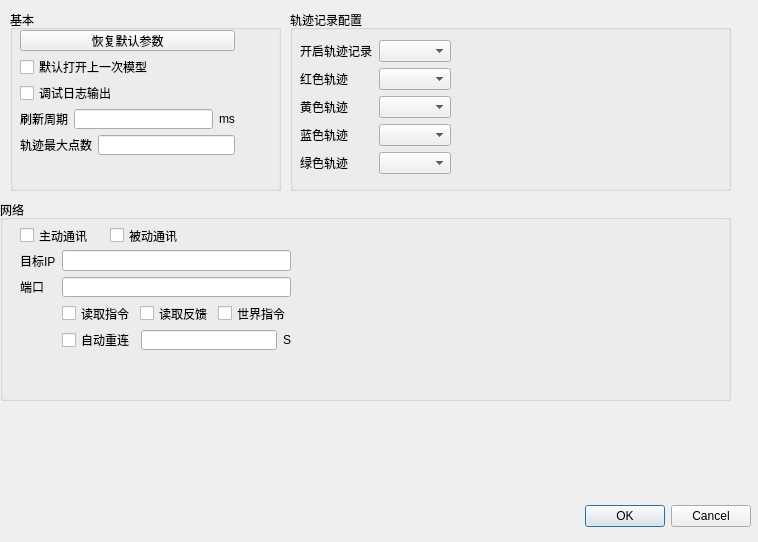
<?xml version="1.0" encoding="UTF-8"?>
<ui version="4.0">
 <class>GlobalConfigDialog</class>
 <widget class="QDialog" name="GlobalConfigDialog">
  <property name="geometry">
   <rect>
    <x>0</x>
    <y>0</y>
    <width>758</width>
    <height>542</height>
   </rect>
  </property>
  <property name="windowTitle">
   <string>Dialog</string>
  </property>
  <widget class="QDialogButtonBox" name="buttonBox">
   <property name="geometry">
    <rect>
     <x>410</x>
     <y>500</y>
     <width>341</width>
     <height>32</height>
    </rect>
   </property>
   <property name="orientation">
    <enum>Qt::Horizontal</enum>
   </property>
   <property name="standardButtons">
    <set>QDialogButtonBox::Cancel|QDialogButtonBox::Ok</set>
   </property>
  </widget>
  <widget class="QGroupBox" name="groupBox">
   <property name="geometry">
    <rect>
     <x>0</x>
     <y>200</y>
     <width>731</width>
     <height>201</height>
    </rect>
   </property>
   <property name="title">
    <string>网络</string>
   </property>
   <widget class="QStackedWidget" name="stackedWidget">
    <property name="geometry">
     <rect>
      <x>10</x>
      <y>50</y>
      <width>701</width>
      <height>151</height>
     </rect>
    </property>
    <property name="currentIndex">
     <number>1</number>
    </property>
    <widget class="QWidget" name="page">
     <widget class="QLabel" name="label_3">
      <property name="geometry">
       <rect>
        <x>0</x>
        <y>90</y>
        <width>540</width>
        <height>12</height>
       </rect>
      </property>
      <property name="text">
       <string>例子：关节1对应&quot;&lt;J1&gt;&quot;,关节2对应&quot;&lt;J2&gt;&quot;...依次类推，默认为:&quot;[&lt;J1&gt;,&lt;J2&gt;,&lt;J3&gt;,&lt;J4&gt;,&lt;J5&gt;,&lt;J6&gt;]&quot;</string>
      </property>
     </widget>
     <widget class="QWidget" name="layoutWidget">
      <property name="geometry">
       <rect>
        <x>0</x>
        <y>20</y>
        <width>386</width>
        <height>22</height>
       </rect>
      </property>
      <layout class="QHBoxLayout" name="horizontalLayout">
       <item>
        <widget class="QLabel" name="label">
         <property name="text">
          <string>端口</string>
         </property>
        </widget>
       </item>
       <item>
        <widget class="QLineEdit" name="network_port_lineEdit">
         <property name="minimumSize">
          <size>
           <width>0</width>
           <height>0</height>
          </size>
         </property>
        </widget>
       </item>
      </layout>
     </widget>
     <widget class="QWidget" name="layoutWidget">
      <property name="geometry">
       <rect>
        <x>0</x>
        <y>50</y>
        <width>621</width>
        <height>22</height>
       </rect>
      </property>
      <layout class="QHBoxLayout" name="horizontalLayout_2">
       <item>
        <widget class="QLabel" name="label_2">
         <property name="text">
          <string>协议</string>
         </property>
        </widget>
       </item>
       <item>
        <widget class="QLineEdit" name="communication_protocol"/>
       </item>
      </layout>
     </widget>
    </widget>
    <widget class="QWidget" name="page_2">
     <widget class="QWidget" name="layoutWidget">
      <property name="geometry">
       <rect>
        <x>10</x>
        <y>0</y>
        <width>271</width>
        <height>100</height>
       </rect>
      </property>
      <layout class="QGridLayout" name="gridLayout">
       <item row="1" column="0">
        <widget class="QLabel" name="label_7">
         <property name="text">
          <string>端口</string>
         </property>
        </widget>
       </item>
       <item row="2" column="1">
        <layout class="QHBoxLayout" name="horizontalLayout_11">
         <item>
          <widget class="QCheckBox" name="read_cmd">
           <property name="text">
            <string>读取指令</string>
           </property>
           <attribute name="buttonGroup">
            <string notr="true">buttonGroup_2</string>
           </attribute>
          </widget>
         </item>
         <item>
          <widget class="QCheckBox" name="read_feedback">
           <property name="text">
            <string>读取反馈</string>
           </property>
           <attribute name="buttonGroup">
            <string notr="true">buttonGroup_2</string>
           </attribute>
          </widget>
         </item>
        </layout>
       </item>
       <item row="0" column="0">
        <widget class="QLabel" name="label_6">
         <property name="text">
          <string>目标IP</string>
         </property>
        </widget>
       </item>
       <item row="2" column="2">
        <widget class="QCheckBox" name="read_worldcmd">
         <property name="text">
          <string>世界指令</string>
         </property>
         <attribute name="buttonGroup">
          <string notr="true">buttonGroup_2</string>
         </attribute>
        </widget>
       </item>
       <item row="1" column="1" colspan="2">
        <widget class="QLineEdit" name="tcp_port"/>
       </item>
       <item row="0" column="1" colspan="2">
        <widget class="QLineEdit" name="tcp_ip_addr"/>
       </item>
       <item row="3" column="1" colspan="2">
        <layout class="QHBoxLayout" name="horizontalLayout_10">
         <item>
          <widget class="QCheckBox" name="auto_connect_checkBox">
           <property name="text">
            <string>自动重连</string>
           </property>
          </widget>
         </item>
         <item>
          <widget class="QLineEdit" name="auto_connect_lineEdit"/>
         </item>
         <item>
          <widget class="QLabel" name="label_14">
           <property name="text">
            <string>S</string>
           </property>
          </widget>
         </item>
        </layout>
       </item>
      </layout>
     </widget>
    </widget>
   </widget>
   <widget class="QCheckBox" name="tcp_checkBox">
    <property name="geometry">
     <rect>
      <x>20</x>
      <y>20</y>
      <width>91</width>
      <height>31</height>
     </rect>
    </property>
    <property name="text">
     <string>主动通讯</string>
    </property>
    <attribute name="buttonGroup">
     <string notr="true">buttonGroup</string>
    </attribute>
   </widget>
   <widget class="QCheckBox" name="udp_checkBox">
    <property name="geometry">
     <rect>
      <x>110</x>
      <y>20</y>
      <width>71</width>
      <height>31</height>
     </rect>
    </property>
    <property name="text">
     <string>被动通讯</string>
    </property>
    <attribute name="buttonGroup">
     <string notr="true">buttonGroup</string>
    </attribute>
   </widget>
  </widget>
  <widget class="QGroupBox" name="groupBox_2">
   <property name="geometry">
    <rect>
     <x>10</x>
     <y>10</y>
     <width>271</width>
     <height>181</height>
    </rect>
   </property>
   <property name="title">
    <string>基本</string>
   </property>
   <widget class="QWidget" name="layoutWidget">
    <property name="geometry">
     <rect>
      <x>10</x>
      <y>20</y>
      <width>215</width>
      <height>125</height>
     </rect>
    </property>
    <layout class="QVBoxLayout" name="verticalLayout">
     <item>
      <widget class="QPushButton" name="reset">
       <property name="text">
        <string>恢复默认参数</string>
       </property>
      </widget>
     </item>
     <item>
      <widget class="QCheckBox" name="open_last_project">
       <property name="text">
        <string>默认打开上一次模型</string>
       </property>
      </widget>
     </item>
     <item>
      <widget class="QCheckBox" name="debug_log_checkBox">
       <property name="text">
        <string>调试日志输出</string>
       </property>
      </widget>
     </item>
     <item>
      <layout class="QHBoxLayout" name="horizontalLayout_3">
       <item>
        <widget class="QLabel" name="label_4">
         <property name="text">
          <string>刷新周期</string>
         </property>
        </widget>
       </item>
       <item>
        <widget class="QLineEdit" name="refreshCycleLineedit"/>
       </item>
       <item>
        <widget class="QLabel" name="label_5">
         <property name="text">
          <string>ms</string>
         </property>
        </widget>
       </item>
      </layout>
     </item>
     <item>
      <layout class="QHBoxLayout" name="horizontalLayout_4">
       <item>
        <widget class="QLabel" name="label_8">
         <property name="text">
          <string>轨迹最大点数</string>
         </property>
        </widget>
       </item>
       <item>
        <widget class="QLineEdit" name="max_point_num_lineedit"/>
       </item>
      </layout>
     </item>
    </layout>
   </widget>
  </widget>
  <widget class="QGroupBox" name="groupBox_3">
   <property name="geometry">
    <rect>
     <x>290</x>
     <y>10</y>
     <width>441</width>
     <height>181</height>
    </rect>
   </property>
   <property name="title">
    <string>轨迹记录配置</string>
   </property>
   <widget class="QWidget" name="layoutWidget">
    <property name="geometry">
     <rect>
      <x>10</x>
      <y>30</y>
      <width>151</width>
      <height>136</height>
     </rect>
    </property>
    <layout class="QVBoxLayout" name="verticalLayout_2">
     <item>
      <layout class="QHBoxLayout" name="horizontalLayout_5">
       <item>
        <widget class="QLabel" name="label_9">
         <property name="text">
          <string>开启轨迹记录</string>
         </property>
        </widget>
       </item>
       <item>
        <widget class="QComboBox" name="comboBox_en"/>
       </item>
      </layout>
     </item>
     <item>
      <layout class="QHBoxLayout" name="horizontalLayout_6">
       <item>
        <widget class="QLabel" name="label_10">
         <property name="minimumSize">
          <size>
           <width>72</width>
           <height>0</height>
          </size>
         </property>
         <property name="text">
          <string>红色轨迹</string>
         </property>
        </widget>
       </item>
       <item>
        <widget class="QComboBox" name="comboBox_red"/>
       </item>
      </layout>
     </item>
     <item>
      <layout class="QHBoxLayout" name="horizontalLayout_7">
       <item>
        <widget class="QLabel" name="label_11">
         <property name="minimumSize">
          <size>
           <width>72</width>
           <height>0</height>
          </size>
         </property>
         <property name="text">
          <string>黄色轨迹</string>
         </property>
        </widget>
       </item>
       <item>
        <widget class="QComboBox" name="comboBox_yellow"/>
       </item>
      </layout>
     </item>
     <item>
      <layout class="QHBoxLayout" name="horizontalLayout_8">
       <item>
        <widget class="QLabel" name="label_12">
         <property name="minimumSize">
          <size>
           <width>72</width>
           <height>0</height>
          </size>
         </property>
         <property name="text">
          <string>蓝色轨迹</string>
         </property>
        </widget>
       </item>
       <item>
        <widget class="QComboBox" name="comboBox_blue"/>
       </item>
      </layout>
     </item>
     <item>
      <layout class="QHBoxLayout" name="horizontalLayout_9">
       <item>
        <widget class="QLabel" name="label_13">
         <property name="minimumSize">
          <size>
           <width>72</width>
           <height>0</height>
          </size>
         </property>
         <property name="text">
          <string>绿色轨迹</string>
         </property>
        </widget>
       </item>
       <item>
        <widget class="QComboBox" name="comboBox_green"/>
       </item>
      </layout>
     </item>
    </layout>
   </widget>
  </widget>
 </widget>
 <resources/>
 <connections>
  <connection>
   <sender>buttonBox</sender>
   <signal>accepted()</signal>
   <receiver>GlobalConfigDialog</receiver>
   <slot>accept()</slot>
   <hints>
    <hint type="sourcelabel">
     <x>248</x>
     <y>254</y>
    </hint>
    <hint type="destinationlabel">
     <x>157</x>
     <y>274</y>
    </hint>
   </hints>
  </connection>
  <connection>
   <sender>buttonBox</sender>
   <signal>rejected()</signal>
   <receiver>GlobalConfigDialog</receiver>
   <slot>reject()</slot>
   <hints>
    <hint type="sourcelabel">
     <x>316</x>
     <y>260</y>
    </hint>
    <hint type="destinationlabel">
     <x>286</x>
     <y>274</y>
    </hint>
   </hints>
  </connection>
 </connections>
 <buttongroups>
  <buttongroup name="buttonGroup_2"/>
  <buttongroup name="buttonGroup"/>
 </buttongroups>
</ui>
